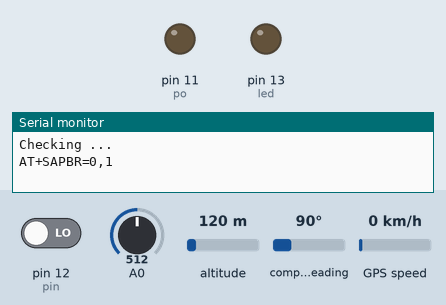
Simulated run of this sketch. Board: Arduino Uno, built with avr-gcc and run on an emulated ATmega328P. On the bench: output pins drawn as LEDs (lit = HIGH), the last lines printed to the serial monitor. The test bench sets the inputs (shaded band); at power-on: pin 12 (pin) LOW, A0 = 512, altitude 120 m, compass heading 90°, GPS speed 0 km/h. The GPS gets a fix after 3 s at 37.7749, -122.4194 with 8 satellites; the modem accepts every AT command (registered, SIM ready, sends succeed) and sends nothing else.

Above: at 1.1 s.
At 37.4 s:
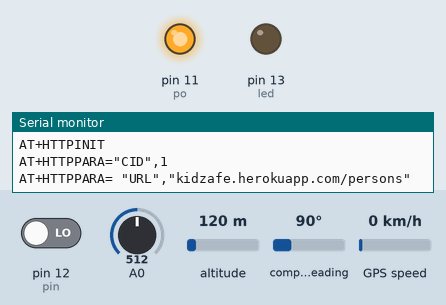
Timing chart, 0 to 38.9 s (numbered marks = the images above):
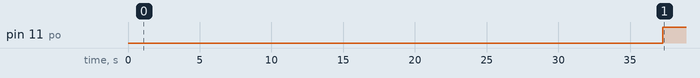

The sketch:

ConnectNet_WorkingAuto_Button.ino
```cpp
#include <SoftwareSerial.h>
#include<ArduinoJson.h>
#include <TinyGPS.h>

TinyGPS gps;

SoftwareSerial gsm(2, 3);
SoftwareSerial gpsSerial(6, 7);

String sendData;
String Location;
float gpslat, gpslon;
int state = 0;
const int pin = 12;
int led = 13;
int po = 11;
int sizeOfData;
int buttonState = 0;

void setup() {

  Serial.begin(9600);
  gsm.begin(9600);
  gpsSerial.begin(9600);
  delay(1000);
  pinMode(po, OUTPUT);
  pinMode(pin, INPUT);
  pinMode(led, OUTPUT);
  Serial.println("Checking ...");
  exec("AT+SAPBR=0,1");
  delay(1000);
  Serial.println(" ");
  exec("AT+HTTPTERM");
  delay(1000);
  Serial.println(" ");
  Serial.println("Executing ...");
  gsm.listen();
  initGSM();
  initGPRS();
  exec("AT+CIFSR");
  Serial.println("HTTP Initialization ... ");
  delay(1000);
  initHTTP();

}


void loop() {
  digitalWrite(po, HIGH);
  int sensorValue = analogRead(A0);
  float voltage = sensorValue * (5.0 / 1023.0);
  buttonState = digitalRead(pin);
  gpsSerial.listen();
  while (gpsSerial.available()) {
    int c = gpsSerial.read();
    if (gps.encode(c))
    {
      gps.f_get_position(&gpslat, &gpslon);
    }
  }
  Location = "https://www.google.com/maps/?q=" + String(gpslat, 6) + "," + String(gpslon, 6);
  sendData = "{\"name\": \"Karthik\", \"domain\": \"" + Location + "\"}";
  sizeOfData = sendData.length();
  if (voltage > 4) {
    digitalWrite(led, HIGH);
    gsm.listen();
    Serial.println("HTTP POST ... ");
    postHTTP();
    /*
      Serial.println("HTTP GET ... ");
      getHTTP();
      if (gsm.available() > 0)
      Serial.write(gsm.read());
    */
  }
  else {
    digitalWrite(led, LOW);
  }
}


void initGSM() {
  connectGSM("AT", "OK");
  connectGSM("ATE1", "OK");
  connectGSM("AT+CPIN?", "READY");
}

void initGPRS() {
  connectGSM("AT+CIPSHUT", "OK");
  connectGSM("AT+CGATT=1", "OK");
  connectGSM("AT+CSTT=\"www\",\"\",\"\"", "OK");
  connectGSM("AT+CIICR", "OK");
}

void initHTTP() {
  connectGSM("AT+SAPBR=3,1,\"APN\",\"CMNET\"", "OK");
  connectGSM("AT+SAPBR=1,1", "OK");
  connectGSM("AT+HTTPINIT", "OK");
  connectGSM("AT+HTTPPARA=\"CID\",1", "OK");
  connectGSM("AT+HTTPPARA= \"URL\",\"kidzafe.herokuapp.com/persons\"", "OK");
}
/*
  void getHTTP() {
  connectGSM("AT+HTTPACTION=0", "OK");
  delay(15000);
  exec("AT+HTTPREAD");
  if (gsm.available() > 0)
    Serial.write(gsm.read());
  }
*/
void postHTTP() {
  connectGSM("AT+HTTPDATA=" + String(sizeOfData) + ",10000", "DOWNLOAD");
  delay(3000);

  connectGSM(sendData, "OK");
  delay(1000);
  connectGSM("AT+HTTPACTION=1", "OK");
  delay(10000);
}

void connectGSM (String cmd, char* res)
{
  while (1)
  {
    Serial.println(cmd);
    gsm.println(cmd);
    delay(1000);
    while (gsm.available() > 0)
    {
      if (gsm.find(res))
      {
        delay(1000);
        return;
      }
    }
    delay(1000);
  }
  if (gsm.available() > 0)
    Serial.write(gsm.read());
}

void exec(String s) {
  Serial.println(s);
  gsm.println(s);
  delay(3000);
  if (gsm.available())
    Serial.write(gsm.read());
}
```

Measured:
- by itself, pin 11 (po): LOW → HIGH at 37.3 s
